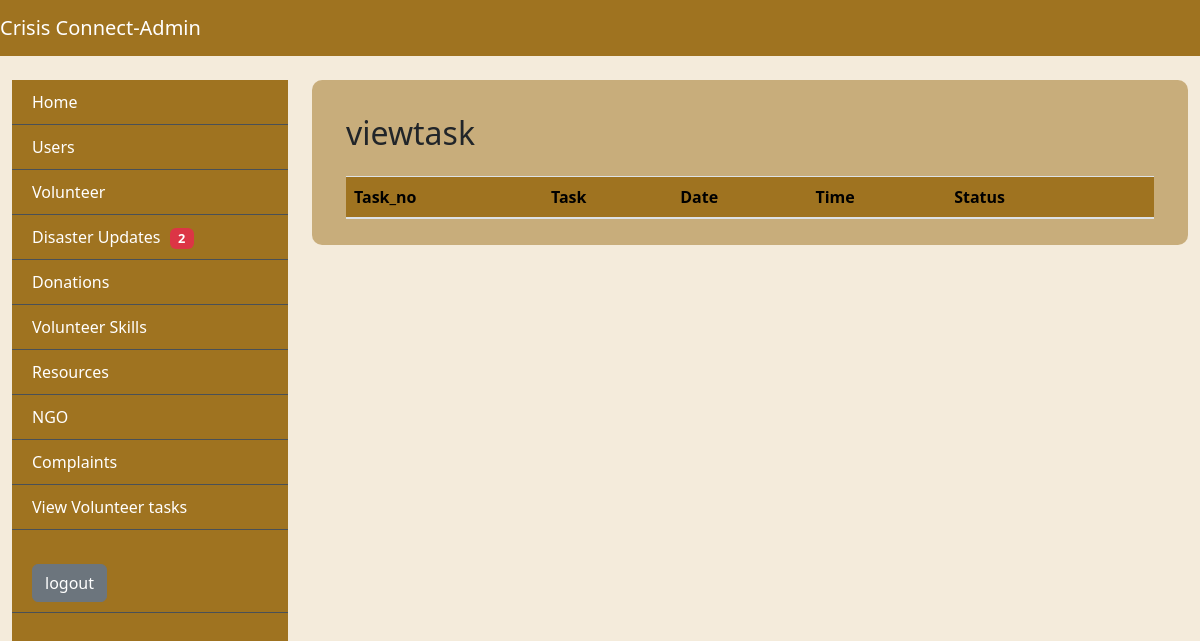
The app's page /viewtask, older data.
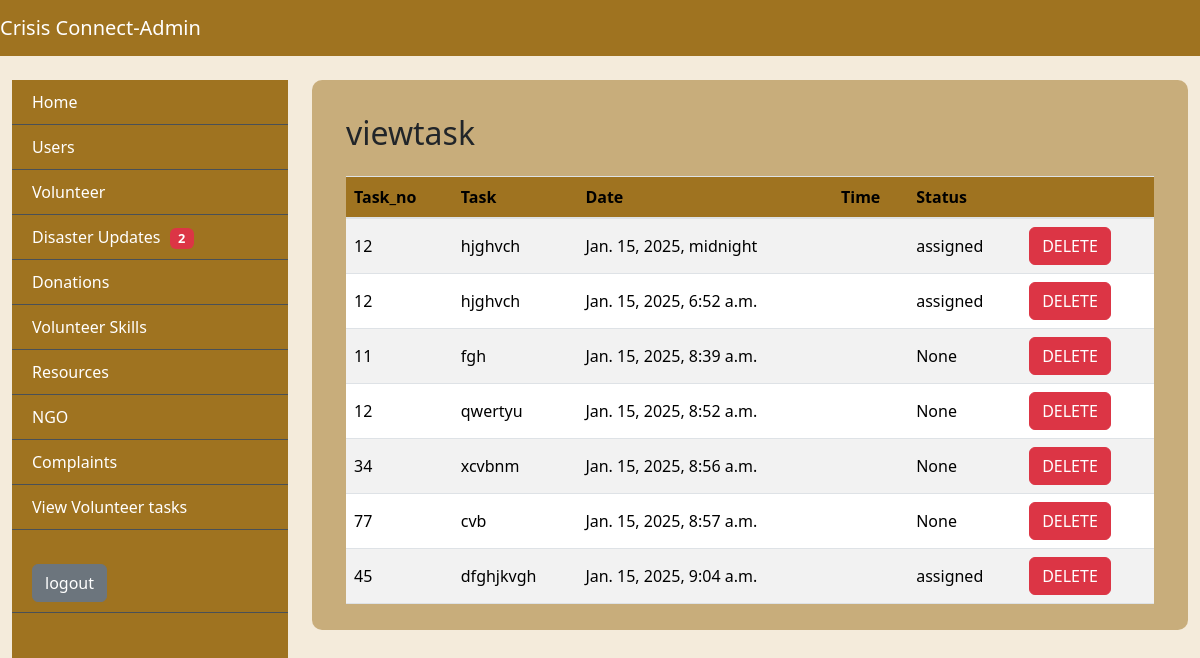
The same page, newer data.
### app/models.py (models this page shows)
class TaskTable(models.Model):
    Task_no= models.CharField(max_length=100, null=True, blank=True)
    Task= models.CharField(max_length=100, null=True, blank=True)
    Date= models.DateTimeField(auto_now_add=True, null=True, blank=True)
    Status= models.CharField(max_length=30, null=True, blank=True)

### app/views.py (the view)
# urls.py: path('viewtask', viewtask.as_view(), name="viewtask"),
class viewtask(View):
    def get(self, request):
        obj=TaskTable.objects.all()
        return render(request, "administrator/viewtask.html",{'val':obj})

### templates/administrator/viewtask.html
{% extends 'administrator/base.html' %}
{%block body%}
<div class="tbl-div">
  <div class="content container-fluid">
      <div class="container-fluid mt-4">
          <h2 class="mb-4">viewtask</h2>
          <div class="table-responsive">
            <table class="table user-table table-striped">
              <thead>
                <tr>
                  <th>Task_no</th>
                  <th>Task</th>
                  <th>Date</th>
                  <th>Time</th>
                  <th>Status</th>
                  <th></th>
                </tr>
              </thead>
              <tbody>
                {%for i in val%}
                <tr>
                  <td>{{i.Task_no}}</td>
                  <td>{{i.Task}}</td>
                  <td>{{i.Date}}</td>
                  <td>{{i.Time}}</td>
                  <td>{{i.Status}}</td>
                  <td>
                    <a href="delete_user/{{i.LOGIN.id}}" class="btn btn-danger" onclick="return confirm('are you sure to delete this user?')">DELETE</a>
                  </td>
                </tr>
                {%endfor%}
              </tbody>
            </table>
          </div>
        </div>
  </div>
</div>
{%endblock%}

Row changes from the older to the newer data that the page shows:
added TaskTable: Task_no "12", Task "hjghvch", Date "Jan. 15, 2025, midnight", Status "assigned"
added TaskTable: Task_no "12", Task "hjghvch", Date "Jan. 15, 2025, 6:52 a.m.", Status "assigned"
added TaskTable: Task_no "11", Task "fgh", Date "Jan. 15, 2025, 8:39 a.m.", Status "None"
added TaskTable: Task_no "12", Task "qwertyu", Date "Jan. 15, 2025, 8:52 a.m.", Status "None"
added TaskTable: Task_no "34", Task "xcvbnm", Date "Jan. 15, 2025, 8:56 a.m.", Status "None"
added TaskTable: Task_no "77", Task "cvb", Date "Jan. 15, 2025, 8:57 a.m.", Status "None"
added TaskTable: Task_no "45", Task "dfghjkvgh", Date "Jan. 15, 2025, 9:04 a.m.", Status "assigned"
